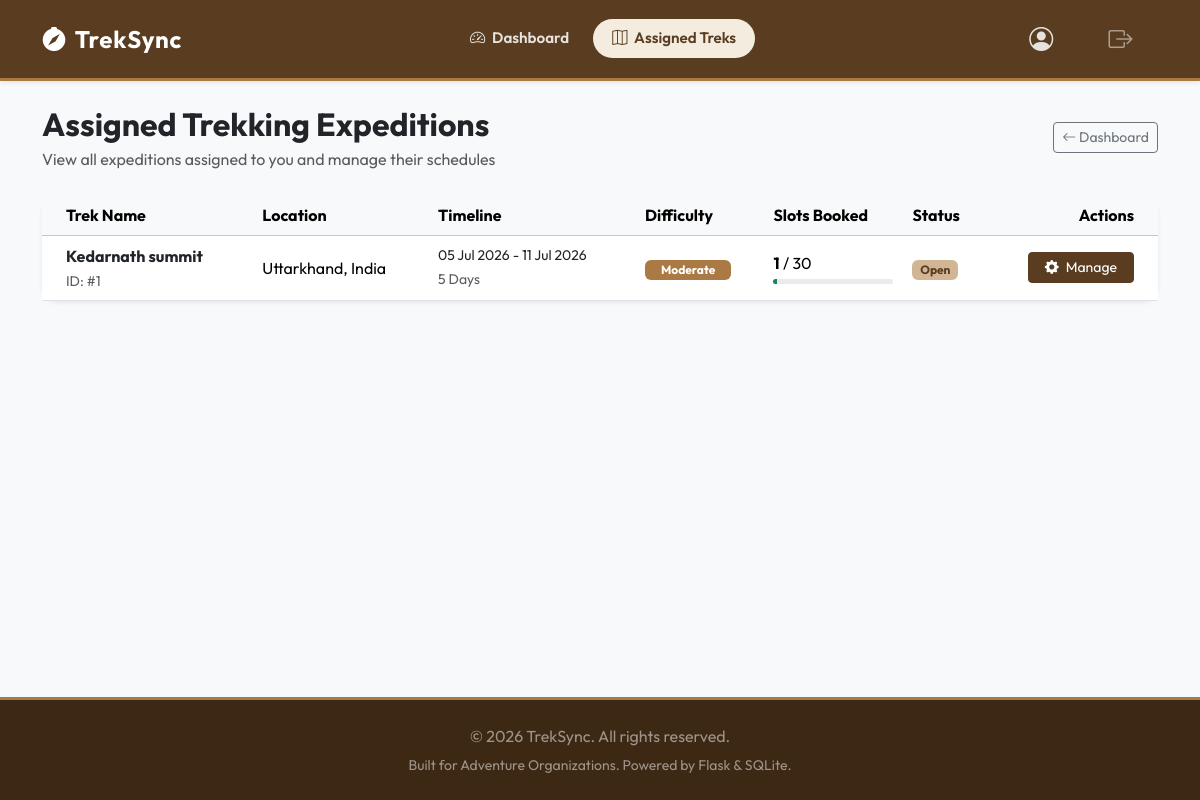
Before: /staff/assigned-treks (signed in) with the older database file.
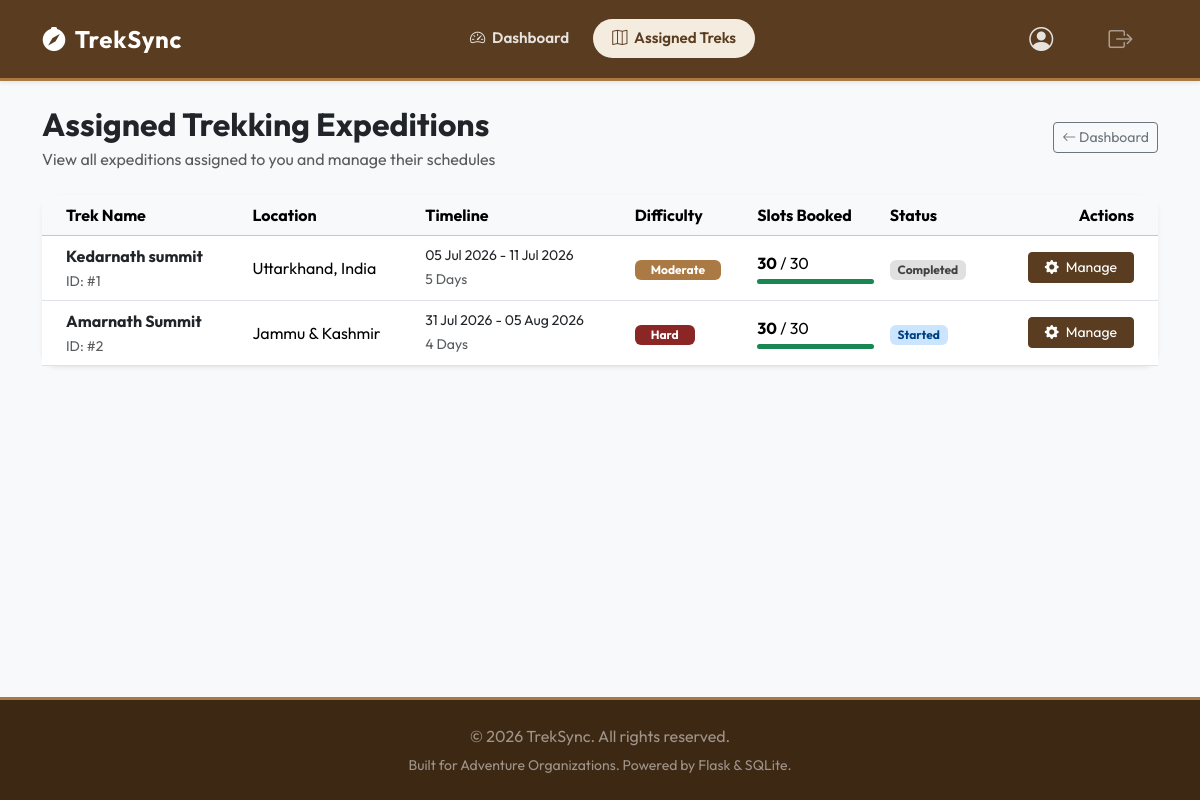
After: the same page with the newer database file.
### models.py (models this page shows, shortened)
class Trek(db.Model):
    __tablename__ = 'trek'
    id = db.Column(db.Integer, primary_key=True)
    name = db.Column(db.String(100), nullable=False)
    location = db.Column(db.String(100), nullable=False)
    difficulty = db.Column(db.String(20), nullable=False)  # 'Easy', 'Moderate', 'Hard'
    duration = db.Column(db.Integer, nullable=False)  # in days
    max_slots = db.Column(db.Integer, nullable=False)
    available_slots = db.Column(db.Integer, nullable=False)
    staff_id = db.Column(db.Integer, db.ForeignKey('user.id'), nullable=True)  # Assigned staff
    status = db.Column(db.String(20), default='Pending')  # 'Pending', 'Approved', 'Open', 'Closed', 'Completed'
    start_date = db.Column(db.Date, nullable=False)
    end_date = db.Column(db.Date, nullable=False)
    staff = db.relationship('User', back_populates='assigned_treks', foreign_keys=[staff_id])
    bookings = db.relationship('Booking', back_populates='trek', cascade="all, delete-orphan")

### app.py (the view)
@app.route('/staff/assigned-treks')
@login_required
@staff_required
def staff_assigned_treks():
    treks = Trek.query.filter_by(staff_id=current_user.id).all()
    return render_template('staff/assigned_treks.html', treks=treks)

### app.py (called while the page is built)
@login_manager.user_loader
def load_user(user_id):
    return User.query.get(int(user_id))

def staff_required(f):
    @wraps(f)
    def decorated_function(*args, **kwargs):
        if not current_user.is_authenticated or current_user.role != 'staff':
            flash('Access denied. Staff role required.', 'error')
            return redirect(url_for('home'))
        profile = StaffProfile.query.filter_by(user_id=current_user.id).first()
        if not profile or profile.status != 'approved':
            return redirect(url_for('pending_approval'))
        return f(*args, **kwargs)
    return decorated_function

### templates/staff/assigned_treks.html (shortened to what the changed rows need)
{% extends "base.html" %}
{% block content %}
<div class="container">
    <div class="d-flex flex-column flex-md-row justify-content-between align-items-md-center gap-3 mb-4">
        <div>
            <h1 class="h2 fw-bold mb-1">Assigned Trekking Expeditions</h1>
        </div>
    </div>
    <div class="card border-0 shadow-sm">
        <div class="card-body p-0">
            {% if treks %}
                <div class="table-responsive">
                    <table class="table table-hover align-middle mb-0">
                        <thead class="table-light">
                            <tr>
                                <th class="ps-4">Trek Name</th>
                                <th>Location</th>
                                <th>Timeline</th>
                                <th>Difficulty</th>
                                <th>Slots Booked</th>
                                <th>Status</th>
                                <th class="text-end pe-4">Actions</th>
                            </tr>
                        </thead>
                        <tbody>
                            {% for trek in treks %}
                                <tr>
                                    <td class="ps-4 font-semibold">
                                        <span class="fw-bold d-block text-dark">{{ trek.name }}</span>
                                        <small class="text-muted">ID: #{{ trek.id }}</small>
                                    </td>
                                    <td>{{ trek.location }}</td>
                                    <td>
                                        <small class="d-block font-semibold text-dark">
                                            {{ trek.start_date.strftime('%d %b %Y') }} - {{ trek.end_date.strftime('%d %b %Y') }}
                                        </small>
                                        <small class="text-muted">{{ trek.duration }} Days</small>
                                    </td>
                                    <td>
                                        <span class="badge text-capitalize
                                            {% if trek.difficulty == 'Easy' %}badge-easy
                                            {% elif trek.difficulty == 'Moderate' %}badge-moderate
                                            {% else %}badge-hard{% endif %} py-1.5 px-3">
                                            {{ trek.difficulty }}
                                        </span>
                                    </td>
                                    <td>
                                        <span class="fw-bold">{{ trek.max_slots - trek.available_slots }}</span> / {{ trek.max_slots }}
                                        <div class="progress mt-1" style="height: 5px; max-width: 120px;">
                                            {% set booked_pct = ((trek.max_slots - trek.available_slots) / trek.max_slots * 100)|int %}
                                            <div class="progress-bar bg-success" role="progressbar" style="width: {{ booked_pct }}%"></div>
                                        </div>
                                    </td>
                                    <td>
                                        <span class="badge status-{{ trek.status.lower() }} py-1 px-2.5">
                                            {{ trek.status }}
                                        </span>
                                    </td>
                                    <td class="text-end pe-4">
                                        <a href="{{ url_for('staff_trek_detail', trek_id=trek.id) }}" class="btn btn-sm btn-success px-3">
                                            <i class="bi bi-gear-fill me-1"></i> Manage
                                        </a>
                                    </td>
                                </tr>
                            {% endfor %}
                        </tbody>
                    </table>
                </div>
            {% else %}
                <div class="p-5 text-center text-muted">
                    <i class="bi bi-compass fs-1 mb-2 d-block"></i>
                    No treks assigned to you yet by the Admin.
                </div>
            {% endif %}
        </div>
    </div>
</div>
{% endblock %}

Changed rows visible on the page:
changed Trek "Kedarnath summit": trek.max_slots-trek.available_slots "1" → "30"; {{ booked_pct }} 3 → 100 (drawn); status "Open" → "Completed"
added Trek: name "Amarnath Summit", id "2", location "Jammu & Kashmir", start_date "31 Jul 2026", end_date "05 Aug 2026", duration "4", difficulty "Hard", trek.max_slots-trek.available_slots "30", max_slots "30", {{ booked_pct }} 100 (drawn), status "Started"
